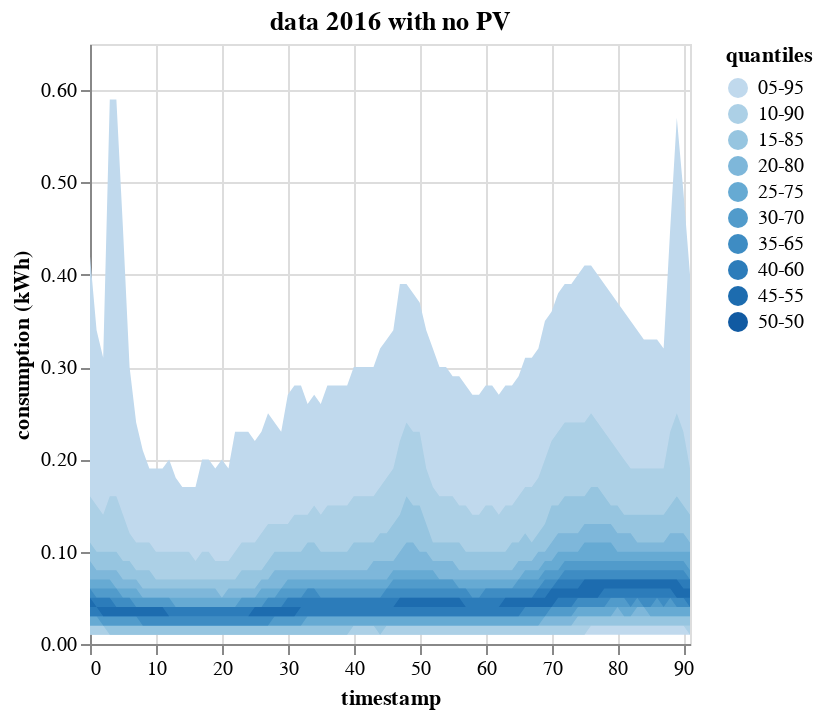

This figure's notebook cell:
### Code cell
chart = plot_quantiles(data2016_nopv,'data 2016 with no PV')
chart

### Figure 1 — Vega-Lite specification as saved in the notebook (floating-point values rounded to 4 significant figures; data arrays with more than 128 entries replaced by an {"elided": "..."} marker saying what was removed)
{"config": {"view": {"continuousWidth": 300, "continuousHeight": 300}}, "data": {"name": "data-69dce29269587586a2309c56026dd49e"}, "mark": {"type": "area"}, "encoding": {"color": {"field": "quantiles", "type": "ordinal"}, "x": {"field": "timestamp", "scale": {"domain": [0, 91]}, "type": "quantitative"}, "y": {"axis": {"format": ".2f"}, "field": "min", "title": "consumption (kWh)", "type": "quantitative"}, "y2": {"field": "max"}}, "params": [{"name": "param_2", "select": {"type": "interval", "encodings": ["x", "y"]}, "bind": "scales"}], "title": "data 2016 with no PV", "$schema": "https://vega.github.io/schema/vega-lite/v5.8.0.json", "datasets": {"data-69dce29269587586a2309c56026dd49e": {"elided": "960 records"}}}
